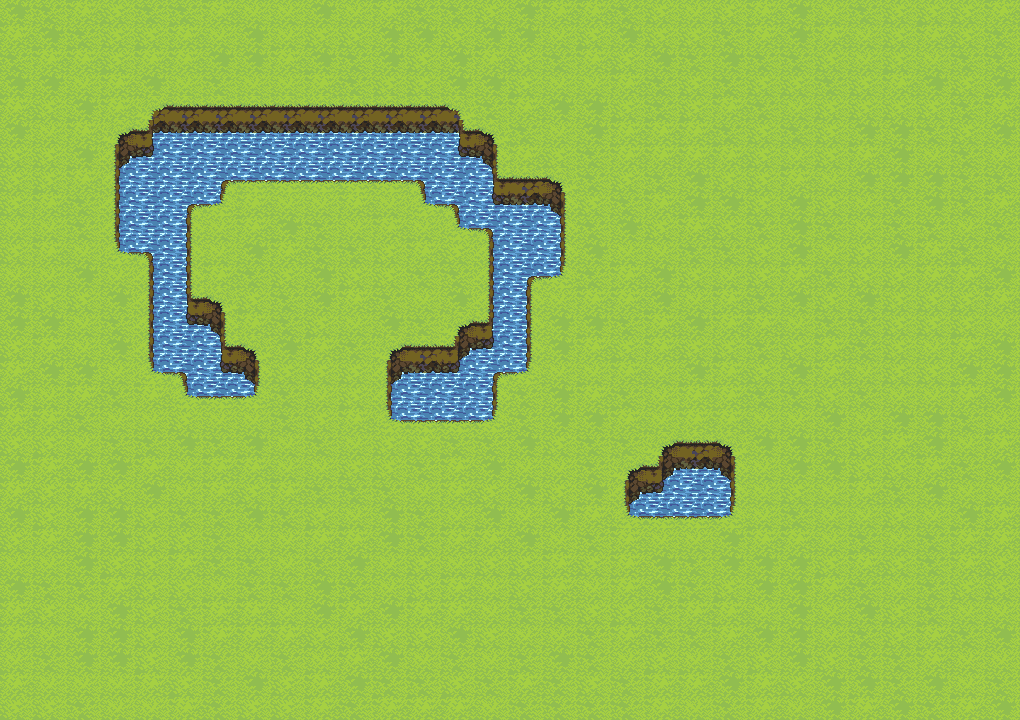

The image is a tile-based game level rendered from a .tmx file. Its description and complete source (layers, tilesets, objects, tile grids) follow:
An orthogonal 30x30 tile map with 34x24 px tiles, 3 tile layers (图块层 1, 图块层 2, 图块层 3), 2 tilesets and 3 objects (Spawn).

<map version="1.10" tiledversion="1.12.2" orientation="orthogonal" renderorder="right-down" width="30" height="30" tilewidth="34" tileheight="24" infinite="0" nextlayerid="13" nextobjectid="10">
 <tileset firstgid="1" source="glass.tsx" />
 <tileset firstgid="81" source="Tiles/water.tsx" />
 <layer id="1" name="图块层 1" width="30" height="30">
  <data encoding="csv">
13,22,21,14,22,22,21,29,29,13,29,21,22,22,14,13,21,21,22,14,29,14,21,13,29,22,14,14,14,21,
21,13,22,14,14,21,29,13,29,14,14,13,13,14,13,13,29,14,13,14,14,22,21,13,21,29,14,21,14,22,
22,21,21,14,21,21,13,13,21,13,22,13,14,13,21,14,22,21,14,13,22,13,22,22,14,29,14,29,22,22,
13,13,29,21,13,29,22,29,29,21,22,14,14,13,13,14,29,29,21,22,14,22,14,14,22,14,21,13,14,13,
21,14,13,21,0,0,0,0,0,0,0,0,0,0,22,21,13,13,14,22,14,21,22,29,14,14,14,14,22,21,
13,29,21,0,81,81,81,81,81,81,81,81,81,81,0,22,29,13,21,21,21,22,14,22,14,13,13,22,14,13,
14,14,13,81,81,81,81,81,81,81,81,81,81,81,81,21,14,22,21,21,21,21,14,29,14,21,13,29,22,29,
14,14,21,81,81,81,81,81,81,81,81,81,81,81,81,0,0,22,14,22,13,14,14,21,29,13,13,13,22,22,
14,21,22,81,81,81,81,21,29,29,21,29,81,81,81,81,81,14,22,21,13,13,14,13,14,29,22,13,22,21,
29,29,22,81,81,81,29,21,13,22,29,21,29,81,81,81,81,22,13,14,21,14,22,13,22,29,22,22,29,22,
14,21,29,81,81,81,29,13,21,22,22,14,21,14,81,81,81,13,29,29,22,22,14,13,29,14,13,21,22,29,
29,29,13,29,81,81,21,22,14,13,14,14,22,22,81,81,81,22,21,13,14,29,14,21,22,14,14,21,21,13,
13,14,14,13,81,81,81,14,22,13,21,22,29,13,81,81,29,21,21,13,29,21,22,13,14,13,14,14,14,21,
13,13,29,22,81,81,81,21,22,14,29,13,22,13,81,81,13,13,22,21,13,21,21,29,22,22,14,14,14,29,
14,21,29,13,81,81,81,81,13,21,22,81,81,81,81,81,13,21,14,21,14,14,22,14,21,22,14,29,21,13,
21,13,13,29,81,81,81,81,14,14,14,81,81,81,81,81,29,29,21,29,13,21,14,13,21,29,14,14,13,13,
13,29,21,22,21,81,81,81,22,29,14,81,81,81,81,22,13,21,22,29,21,21,22,22,14,22,29,29,21,13,
21,21,22,29,29,14,29,29,22,14,21,81,81,81,81,22,13,13,21,29,21,21,29,29,13,29,13,13,22,29,
14,14,29,22,22,13,22,13,29,22,29,14,14,22,22,13,14,22,22,81,81,81,13,13,22,14,21,13,29,21,
13,21,13,13,21,29,21,21,29,29,14,14,22,21,13,29,29,22,81,81,81,81,29,13,13,14,14,21,22,13,
21,14,21,14,13,29,21,14,21,22,22,22,29,21,14,13,14,13,81,81,81,81,29,14,29,21,22,13,29,29,
13,14,13,13,14,22,22,13,22,14,29,13,22,29,13,29,13,21,81,81,81,81,29,22,29,29,14,29,13,21,
14,21,13,13,14,14,22,29,29,21,21,13,22,21,21,13,29,22,21,29,29,13,21,21,29,22,29,22,21,21,
29,29,13,14,14,21,22,22,29,22,13,29,14,29,14,14,21,14,21,13,22,13,13,13,14,21,14,22,21,14,
13,22,22,21,14,14,29,22,22,13,22,29,14,21,29,14,21,29,21,13,22,14,13,13,21,22,29,22,14,14,
21,14,29,13,14,22,21,21,29,13,21,13,21,21,29,22,22,14,14,22,21,21,29,13,29,13,14,22,29,29,
21,29,13,13,14,13,21,21,21,14,13,14,14,13,14,29,29,22,21,22,22,21,13,13,29,22,14,21,22,13,
29,22,13,13,14,13,22,29,22,29,21,13,29,22,29,22,13,22,29,14,29,22,14,13,14,22,22,21,29,29,
21,29,29,29,21,14,22,13,14,21,13,22,22,14,22,21,22,14,22,21,21,13,21,14,13,13,22,13,29,22,
14,14,22,29,29,21,22,14,14,21,22,21,21,21,29,22,22,22,22,21,29,22,21,29,13,21,13,22,21,13
</data>
 </layer>
 <layer id="5" name="图块层 2" width="30" height="30">
  <data encoding="csv">
0,0,0,0,0,0,0,0,0,0,0,0,0,0,0,0,0,0,0,0,0,0,0,0,0,0,0,0,0,0,
0,0,0,0,0,0,0,0,0,0,0,0,0,0,0,0,0,0,0,0,0,0,0,0,0,0,0,0,0,0,
0,0,0,0,0,0,0,0,0,0,0,0,0,0,0,0,0,0,0,0,0,0,0,0,0,0,0,0,0,0,
0,0,0,0,0,0,0,0,0,0,0,0,0,0,0,0,0,0,0,0,0,0,0,0,0,0,0,0,0,0,
0,0,0,0,27,27,27,27,27,27,27,27,27,27,0,0,0,0,0,0,0,0,0,0,0,0,0,0,0,0,
0,0,0,32,35,35,35,35,35,35,35,35,35,35,31,0,0,0,0,0,0,0,0,0,0,0,0,0,0,0,
0,0,0,40,0,0,0,0,0,0,0,0,0,0,39,0,0,0,0,0,0,0,0,0,0,0,0,0,0,0,
0,0,0,0,0,0,10,11,11,11,11,11,0,0,0,27,31,0,0,0,0,0,0,0,0,0,0,0,0,0,
0,0,0,0,0,10,15,0,0,0,0,0,0,0,0,35,39,0,0,0,0,0,0,0,0,0,0,0,0,0,
0,0,0,0,0,18,0,0,0,0,0,0,0,0,0,0,0,0,0,0,0,0,0,0,0,0,0,0,0,0,
0,0,0,0,0,18,0,0,0,0,0,0,0,0,0,0,0,0,0,0,0,0,0,0,0,0,0,0,0,0,
0,0,0,0,0,18,0,0,0,0,0,0,0,0,0,0,0,0,0,0,0,0,0,0,0,0,0,0,0,0,
0,0,0,0,0,26,31,0,0,0,0,0,0,0,0,0,0,0,0,0,0,0,0,0,0,0,0,0,0,0,
0,0,0,0,0,34,39,0,0,0,0,0,0,32,0,0,0,0,0,0,0,0,0,0,0,0,0,0,0,0,
0,0,0,0,0,0,0,31,0,0,0,32,27,40,0,0,0,0,0,0,0,0,0,0,0,0,0,0,0,0,
0,0,0,0,0,0,0,39,0,0,0,40,35,0,0,0,0,0,0,0,0,0,0,0,0,0,0,0,0,0,
0,0,0,0,0,0,0,0,0,0,0,0,0,0,0,0,0,0,0,0,0,0,0,0,0,0,0,0,0,0,
0,0,0,0,0,0,0,0,0,0,0,0,0,0,0,0,0,0,0,0,0,0,0,0,0,0,0,0,0,0,
0,0,0,0,0,0,0,0,0,0,0,0,0,0,0,0,0,0,0,32,27,31,0,0,0,0,0,0,0,0,
0,0,0,0,0,0,0,0,0,0,0,0,0,0,0,0,0,0,32,40,35,39,0,0,0,0,0,0,0,0,
0,0,0,0,0,0,0,0,0,0,0,0,0,0,0,0,0,0,40,0,0,0,0,0,0,0,0,0,0,0,
0,0,0,0,0,0,0,0,0,0,0,0,0,0,0,0,0,0,0,0,0,0,0,0,0,0,0,0,0,0,
0,0,0,0,0,0,0,0,0,0,0,0,0,0,0,0,0,0,0,0,0,0,0,0,0,0,0,0,0,0,
0,0,0,0,0,0,0,0,0,0,0,0,0,0,0,0,0,0,0,0,0,0,0,0,0,0,0,0,0,0,
0,0,0,0,0,0,0,0,0,0,0,0,0,0,0,0,0,0,0,0,0,0,0,0,0,0,0,0,0,0,
0,0,0,0,0,0,0,0,0,0,0,0,0,0,0,0,0,0,0,0,0,0,0,0,0,0,0,0,0,0,
0,0,0,0,0,0,0,0,0,0,0,0,0,0,0,0,0,0,0,0,0,0,0,0,0,0,0,0,0,0,
0,0,0,0,0,0,0,0,0,0,0,0,0,0,0,0,0,0,0,0,0,0,0,0,0,0,0,0,0,0,
0,0,0,0,0,0,0,0,0,0,0,0,0,0,0,0,0,0,0,0,0,0,0,0,0,0,0,0,0,0,
0,0,0,0,0,0,0,0,0,0,0,0,0,0,0,0,0,0,0,0,0,0,0,0,0,0,0,0,0,0
</data>
 </layer>
 <layer id="6" name="图块层 3" width="30" height="30">
  <data encoding="csv">
0,0,0,0,0,0,0,0,0,0,0,0,0,0,0,0,0,0,0,0,0,0,0,0,0,0,0,0,0,0,
0,0,0,0,0,0,0,0,0,0,0,0,0,0,0,0,0,0,0,0,0,0,0,0,0,0,0,0,0,0,
0,0,0,0,0,0,0,0,0,0,0,0,0,0,0,0,0,0,0,0,0,0,0,0,0,0,0,0,0,0,
0,0,0,0,0,0,0,0,0,0,0,0,0,0,0,0,0,0,0,0,0,0,0,0,0,0,0,0,0,0,
0,0,0,0,24,19,19,19,19,19,19,19,19,23,0,0,0,0,0,0,0,0,0,0,0,0,0,0,0,0,
0,0,0,24,28,0,0,0,0,0,0,0,0,26,23,0,0,0,0,0,0,0,0,0,0,0,0,0,0,0,
0,0,0,20,36,0,0,0,0,0,0,0,0,34,18,0,0,0,0,0,0,0,0,0,0,0,0,0,0,0,
0,0,0,20,0,0,0,0,0,0,0,0,12,0,26,19,23,0,0,0,0,0,0,0,0,0,0,0,0,0,
0,0,0,20,0,0,0,0,0,0,0,0,16,12,34,0,18,0,0,0,0,0,0,0,0,0,0,0,0,0,
0,0,0,20,0,0,0,0,0,0,0,0,0,16,12,0,18,0,0,0,0,0,0,0,0,0,0,0,0,0,
0,0,0,16,12,0,0,0,0,0,0,0,0,0,20,0,18,0,0,0,0,0,0,0,0,0,0,0,0,0,
0,0,0,0,20,0,0,0,0,0,0,0,0,0,20,10,15,0,0,0,0,0,0,0,0,0,0,0,0,0,
0,0,0,0,20,0,23,0,0,0,0,0,0,0,20,18,0,0,0,0,0,0,0,0,0,0,0,0,0,0,
0,0,0,0,20,0,18,0,0,0,0,0,0,24,28,18,0,0,0,0,0,0,0,0,0,0,0,0,0,0,
0,0,0,0,20,0,26,23,0,0,0,24,19,28,36,18,0,0,0,0,0,0,0,0,0,0,0,0,0,0,
0,0,0,0,16,12,34,18,0,0,0,20,0,36,10,15,0,0,0,0,0,0,0,0,0,0,0,0,0,0,
0,0,0,0,0,16,11,15,0,0,0,20,0,0,18,0,0,0,0,0,0,0,0,0,0,0,0,0,0,0,
0,0,0,0,0,0,0,0,0,0,0,16,11,11,15,0,0,0,0,0,0,0,0,0,0,0,0,0,0,0,
0,0,0,0,0,0,0,0,0,0,0,0,0,0,0,0,0,0,0,24,19,23,0,0,0,0,0,0,0,0,
0,0,0,0,0,0,0,0,0,0,0,0,0,0,0,0,0,0,24,28,0,18,0,0,0,0,0,0,0,0,
0,0,0,0,0,0,0,0,0,0,0,0,0,0,0,0,0,0,20,36,0,18,0,0,0,0,0,0,0,0,
0,0,0,0,0,0,0,0,0,0,0,0,0,0,0,0,0,0,16,11,11,15,0,0,0,0,0,0,0,0,
0,0,0,0,0,0,0,0,0,0,0,0,0,0,0,0,0,0,0,0,0,0,0,0,0,0,0,0,0,0,
0,0,0,0,0,0,0,0,0,0,0,0,0,0,0,0,0,0,0,0,0,0,0,0,0,0,0,0,0,0,
0,0,0,0,0,0,0,0,0,0,0,0,0,0,0,0,0,0,0,0,0,0,0,0,0,0,0,0,0,0,
0,0,0,0,0,0,0,0,0,0,0,0,0,0,0,0,0,0,0,0,0,0,0,0,0,0,0,0,0,0,
0,0,0,0,0,0,0,0,0,0,0,0,0,0,0,0,0,0,0,0,0,0,0,0,0,0,0,0,0,0,
0,0,0,0,0,0,0,0,0,0,0,0,0,0,0,0,0,0,0,0,0,0,0,0,0,0,0,0,0,0,
0,0,0,0,0,0,0,0,0,0,0,0,0,0,0,0,0,0,0,0,0,0,0,0,0,0,0,0,0,0,
0,0,0,0,0,0,0,0,0,0,0,0,0,0,0,0,0,0,0,0,0,0,0,0,0,0,0,0,0,0
</data>
 </layer>
 <objectgroup id="7" name="Objects">
  <object id="8" name="Spawn1" type="Spawn" x="320" y="288">
   <properties>
    <property name="default" type="bool" value="true" />
    <property name="direction" value="down" />
    <property name="floor" type="float" value="1" />
   </properties>
   <point />
  </object>
 </objectgroup>
 <objectgroup id="12" name="Collisions" class="Collisions">
  <object id="5" x="203" y="104">
   <polygon points="24,0 261,0 261,24 295,24 295,72 363,72 363,176 329,176 329,272 295,272 295,320 183,320 183,240 251,240 251,216 285,216 285,128 251,128 251,104 217,104 217,80 23,80 23,104 -11,104 -11,192 23,192 23,240 57,240 57,296 -21,296 -21,272 -55,272 -55,152 -89,152 -89,24 -55,24 -55,0" />
  </object>
  <object id="6" x="692" y="440">
   <polygon points="0,0 44,0 44,80 -68,80 -68,24 -34,24 -34,0 -16,0" />
  </object>
 </objectgroup>
</map>
